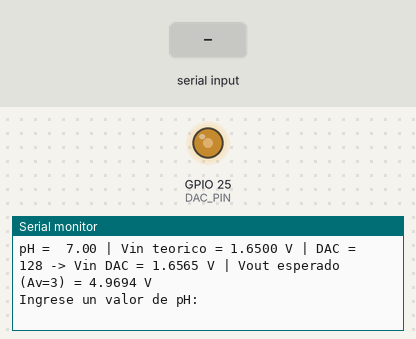
A sketch run on a simulated ESP32. On the bench: output pins drawn as LEDs (lit = HIGH), the last lines printed to the serial monitor. The test bench sets the inputs (shaded band).

Above: at 1.7 s.
1.8 s: "tabla\n" received over Serial
At 2.4 s:
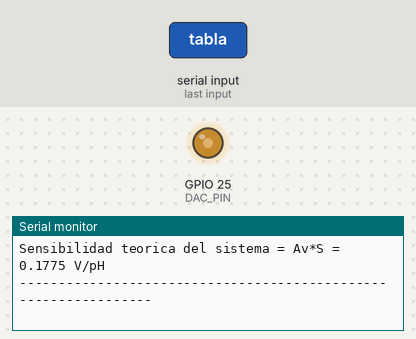
3.3 s: "vfs\n" received over Serial
At 4.6 s:
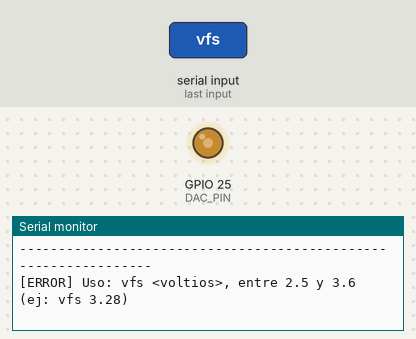
Timing chart, 0 to 6.3 s (numbered marks = the images above; inputs shaded):
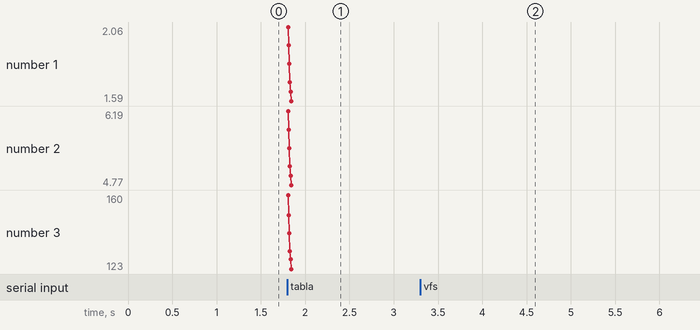

Measured:
- after the input at 1.8 s, the serial monitor: prints a new line at once (image 1)
- after the input at 3.3 s, the serial monitor: prints a new line at once (image 2)

The sketch:

code.ino
```cpp
/*
 * ============================================================================
 *  UNMSM - Escuela Profesional de Ingeniería Biomédica
 *  Instrumentación Biomédica III - Laboratorio N.º 2
 *  Etapa de ganancia y calibración
 * ----------------------------------------------------------------------------
 *  Simulador de electrodo de pH con el DAC interno del ESP32 DevKit V1
 *
 *    Vin = Vbias - S * (pH - 7)
 *      Vbias = 1.65 V   (mitad del rango 0-3.3 V del DAC)
 *      S     = 0.05916 V/pH (pendiente de Nernst a 25 °C)
 *
 *  Salida analógica : GPIO25 (DAC1)  --> pin 3 (IN+) del TL084 (buffer, Etapa A)
 *  Referencia       : GND del ESP32  --> GND común de la fuente dual
 *
 *  Uso (Monitor Serie a 115200 baudios, fin de línea "Nueva línea"):
 *    7        -> genera el voltaje para pH = 7 (acepta decimales: 4.5)
 *    tabla    -> imprime la tabla teórica de la Etapa C (Vin, Vout, código DAC)
 *    estado   -> muestra el pH y el voltaje que se está generando ahora
 *    vfs 3.28 -> ajusta el fondo de escala real del DAC (medido con multímetro)
 *    ayuda    -> lista de comandos
 * ============================================================================
 */

#include <Arduino.h>

// ----------------------------- Configuración --------------------------------
namespace Config {
  constexpr uint8_t  DAC_PIN       = 25;       // DAC1 (GPIO25). DAC2 = GPIO26
  constexpr uint32_t BAUDRATE      = 115200;

  constexpr float    V_BIAS        = 1.65f;    // V   (pH neutro)
  constexpr float    NERNST_S      = 0.05916f; // V/pH a 25 °C
  constexpr float    PH_NEUTRO     = 7.0f;
  constexpr float    PH_MIN        = 0.0f;
  constexpr float    PH_MAX        = 14.0f;

  constexpr float    GANANCIA_AV   = 3.0f;     // Av = 1 + Rf/R1 = 1 + 20k/10k
  constexpr uint8_t  DAC_BITS      = 8;        // DAC del ESP32: 8 bits
  constexpr uint16_t DAC_MAX_CODE  = (1 << DAC_BITS) - 1;  // 255
  constexpr float    DAC_VFS_INIT  = 3.30f;    // fondo de escala nominal (V)

  constexpr float    PH_INICIAL    = 7.0f;     // al encender: salida = Vbias
}

// Puntos de pH de la tabla de toma de datos (Etapa C)
const float PH_TABLA[] = {0, 2, 4, 6, 7, 8, 10, 12, 14};
const size_t N_TABLA   = sizeof(PH_TABLA) / sizeof(PH_TABLA[0]);

// ------------------------------- Estado -------------------------------------
struct EstadoSimulador {
  float   ph        = Config::PH_INICIAL;
  float   vinIdeal  = Config::V_BIAS;   // V según Nernst (sin cuantizar)
  float   vinReal   = Config::V_BIAS;   // V que realmente entrega el DAC
  uint8_t codigoDAC = 128;
  float   dacVfs    = Config::DAC_VFS_INIT;
} estado;

// ------------------------- Modelo del electrodo -----------------------------
// Voltaje teórico del electrodo simulado para un pH dado
float nernstVoltaje(float ph) {
  return Config::V_BIAS - Config::NERNST_S * (ph - Config::PH_NEUTRO);
}

// Convierte un voltaje deseado al código entero del DAC (0-255)
uint8_t voltajeACodigo(float v, float vfs) {
  long codigo = lroundf(v / vfs * Config::DAC_MAX_CODE);
  return (uint8_t)constrain(codigo, 0L, (long)Config::DAC_MAX_CODE);
}

// Voltaje equivalente (ideal) de un código DAC
float codigoAVoltaje(uint8_t codigo, float vfs) {
  return codigo * vfs / Config::DAC_MAX_CODE;
}

bool phValido(float ph) {
  return !isnan(ph) && ph >= Config::PH_MIN && ph <= Config::PH_MAX;
}

// ------------------------------ Salida DAC ----------------------------------
void aplicarPH(float ph) {
  estado.ph        = ph;
  estado.vinIdeal  = nernstVoltaje(ph);
  estado.codigoDAC = voltajeACodigo(estado.vinIdeal, estado.dacVfs);
  estado.vinReal   = codigoAVoltaje(estado.codigoDAC, estado.dacVfs);
  dacWrite(Config::DAC_PIN, estado.codigoDAC);
}

// ------------------------------ Interfaz serie ------------------------------
void imprimirLinea() {
  Serial.println(F("----------------------------------------------------------------"));
}

void imprimirEstado() {
  Serial.printf("pH = %5.2f | Vin teorico = %.4f V | DAC = %3u -> Vin DAC = %.4f V | "
                "Vout esperado (Av=%.0f) = %.4f V\n",
                estado.ph, estado.vinIdeal, estado.codigoDAC, estado.vinReal,
                Config::GANANCIA_AV, Config::GANANCIA_AV * estado.vinReal);
}

void imprimirTabla() {
  imprimirLinea();
  Serial.printf("Tabla teorica (Vfs DAC = %.3f V, Av = %.1f)\n", estado.dacVfs, Config::GANANCIA_AV);
  Serial.println(F(" pH | Vin teor (V) | Vout teor (V) | cod DAC | Vin DAC (V) | Vout DAC (V)"));
  for (size_t i = 0; i < N_TABLA; i++) {
    float ph   = PH_TABLA[i];
    float vin  = nernstVoltaje(ph);
    uint8_t c  = voltajeACodigo(vin, estado.dacVfs);
    float vq   = codigoAVoltaje(c, estado.dacVfs);
    Serial.printf("%3.0f |    %.4f    |    %.4f     |   %3u   |   %.4f    |   %.4f\n",
                  ph, vin, Config::GANANCIA_AV * vin, c, vq, Config::GANANCIA_AV * vq);
  }
  Serial.printf("Sensibilidad teorica del sistema = Av*S = %.4f V/pH\n",
                Config::GANANCIA_AV * Config::NERNST_S);
  imprimirLinea();
}

void imprimirAyuda() {
  imprimirLinea();
  Serial.println(F("Simulador de pH - Lab 2 (IB III, UNMSM)"));
  Serial.println(F("Comandos:"));
  Serial.println(F("  <numero>   pH a simular, 0 a 14 (ej: 7  o  4.5)"));
  Serial.println(F("  tabla      tabla teorica para la Etapa C"));
  Serial.println(F("  estado     pH y voltaje actuales"));
  Serial.println(F("  vfs <V>    fondo de escala real del DAC (ej: vfs 3.28)"));
  Serial.println(F("  ayuda      esta lista"));
  Serial.printf ("Salida: GPIO%u (DAC1). Resolucion: %.1f mV/paso (~%.2f pH)\n",
                 Config::DAC_PIN, 1000.0f * estado.dacVfs / Config::DAC_MAX_CODE,
                 (estado.dacVfs / Config::DAC_MAX_CODE) / Config::NERNST_S);
  imprimirLinea();
}

// Devuelve true si el texto es un número decimal válido (ej: "7", "4.5", "-1")
bool esNumero(const String &s, float &valor) {
  if (s.length() == 0) return false;
  char *fin = nullptr;
  valor = strtof(s.c_str(), &fin);
  return fin != s.c_str() && *fin == '\0';
}

void procesarComando(String entrada) {
  entrada.trim();
  entrada.replace(',', '.');           // acepta "4,5" como 4.5
  if (entrada.length() == 0) return;

  String cmd = entrada;
  cmd.toLowerCase();

  float valor;
  if (esNumero(cmd, valor)) {
    if (!phValido(valor)) {
      Serial.printf("[ERROR] pH = %.2f fuera de rango. Ingrese un valor entre %.0f y %.0f.\n",
                    valor, Config::PH_MIN, Config::PH_MAX);
      return;
    }
    aplicarPH(valor);
    Serial.print(F("[OK] "));
    imprimirEstado();
  }
  else if (cmd == "tabla")  imprimirTabla();
  else if (cmd == "estado") imprimirEstado();
  else if (cmd == "ayuda" || cmd == "help" || cmd == "?") imprimirAyuda();
  else if (cmd.startsWith("vfs")) {
    float v;
    String arg = cmd.substring(3); arg.trim();
    if (esNumero(arg, v) && v > 2.5f && v < 3.6f) {
      estado.dacVfs = v;
      aplicarPH(estado.ph);            // regenera con la nueva escala
      Serial.printf("[OK] Fondo de escala del DAC = %.3f V\n", v);
      imprimirEstado();
    } else {
      Serial.println(F("[ERROR] Uso: vfs <voltios>, entre 2.5 y 3.6 (ej: vfs 3.28)"));
    }
  }
  else {
    Serial.printf("[ERROR] Comando no reconocido: \"%s\". Escriba 'ayuda'.\n", entrada.c_str());
  }
}

// ---------------------------------------------------------------------------
void setup() {
  Serial.begin(Config::BAUDRATE);
  delay(500);
  aplicarPH(Config::PH_INICIAL);       // arranca en pH 7 -> 1.65 V
  imprimirAyuda();
  imprimirEstado();
  Serial.println(F("Ingrese un valor de pH:"));
}

void loop() {
  if (Serial.available()) {
    String linea = Serial.readStringUntil('\n');
    procesarComando(linea);
  }
}
```
